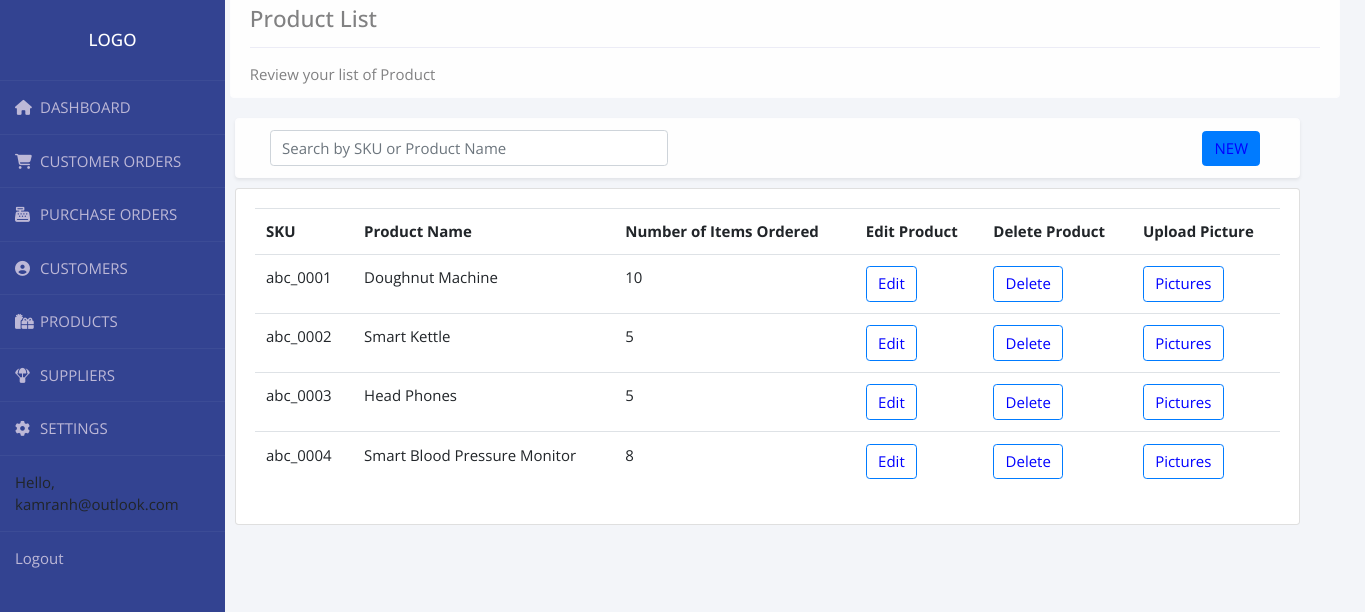
Page /product_list/ (signed in) on the earlier database version.
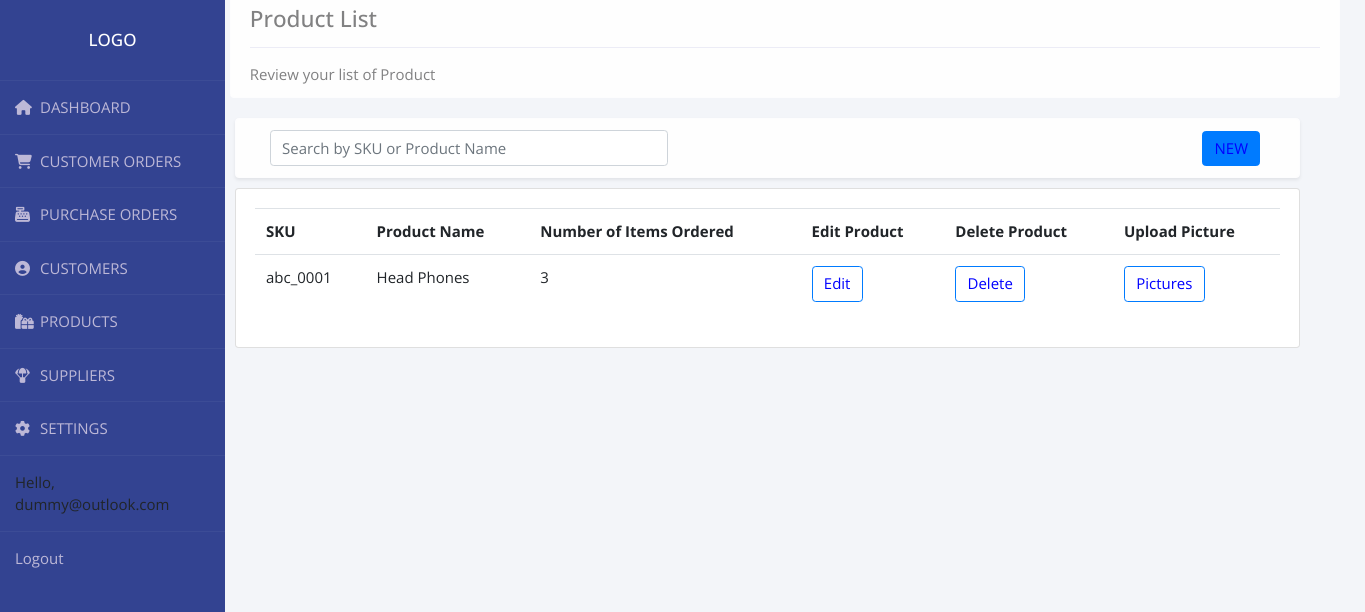
Same page on the later database version.
### accounts/models.py (models this page shows, shortened)
class User(AbstractBaseUser):
    email = models.EmailField(max_length=255, unique=True)
    active = models.BooleanField(default=True)
    staff = models.BooleanField(default=False)
    admin = models.BooleanField(default=False)
    USERNAME_FIELD = 'email'
    REQUIRED_FIELDS = []
    objects = UserManager()
    def __str__(self):
        return self.email
    @property
    def is_active(self):
        return self.active

class Product(models.Model):
    CATEGORY = (
        ('Sports', 'Sports'),
        ('Fashion', 'Fashion'),
        ('Toys', 'Toys'),
        ('Electronics', 'Electronics'),
        ('Kitchen', 'Kitchen'),
        ('Jewellery', 'Jewellery'),
    )
    name = models.CharField(max_length=200, null=True)
    category = models.CharField(max_length=200, null=True, choices=CATEGORY)
    description = models.CharField(max_length=200, null=True, blank=True)
    r_price = models.FloatField(null=True)
    d_price = models.FloatField(null=True, blank=True, default='')
    start_date = models.DateField(null=True, blank=True, default='')
    end_date = models.DateField(null=True, blank=True, default='')
    tags = models.ManyToManyField(Tag)
    stock = models.IntegerField(null=True)
    min_stock = models.IntegerField(null=True)
    is_active = models.BooleanField(default=False)
    product_sku = models.CharField(max_length=200, null=True)

### accounts/views.py (the view)
# urls.py: path('product_list/', views.product_list, name="product_list"),
@login_required(login_url='login')
def product_list(request):
    product_list = Product.objects.annotate(
        norders=Sum('order__order_required')).order_by('product_sku')
    myFilter2 = ProductListFilter(request.GET, queryset=product_list)
    product_list = myFilter2.qs
    context = {'product_list': product_list, 'myFilter2': myFilter2}
    return render(request, 'accounts/product_list.html', context)

### accounts/templates/accounts/product_list.html (shortened to what this page needs)
{%  extends 'accounts/main.html' %}
{% load crispy_forms_tags %}
{% block content %}
<div class="row">
	<div class="col-xs-30 col-md-20">
		<div class="container fluid-lg-right" style="margin-top: -2rem;width: 4000px; padding-left:-20rem">
			<div class=" alert alert-light " role="alert">
				<h4 class="alert-heading">Product List</h4>
				<hr>
				<p class="mb-0">Review your list of Product</p>
			</div>
		</div>
	</div>
</div>
<div class='row'>
	<div class="col-xs-30 col-md-17">
		<div class="container fluid-lg-right" style="padding:20px; margin-top: -1rem;width: 1105px">
			<div class="alert alert-light shadow-sm">
				<form class="form-inline" method="GET">
					<div class="form-group col-md-5 mb-0">
						{{myFilter2.form.q1| as_crispy_field}}
				</form>
			</div>
			<div style="float: right;margin-top: -3rem; padding: 10px 20px ; border-radius: 50px ;">
				<a class="btn btn-primary" href="{% url 'new_product_profile' %}" role="button">NEW</a>
			</div>
		</div>
	</div>
</div>
</div>
</div>
<div class="row">
	<div class="col-xs-30 col-md-17">
		<div class="container float-sm-left" style="padding:20px;margin-top: -3rem;width: 1105px">
			<div class="card card-body">
				<table class="table">
					<tr>
						<th>SKU</th>
						<th>Product Name</th>
						<th>Number of Items Ordered</th>
						<th>Edit Product</th>
						<th>Delete Product</th>
						<th>Upload Picture</th>
					</tr>
					{% for i in product_list %}
					<tr>
						<td>{{i.product_sku}}</td>
						<td>{{i.name}} </td>
						<td>{{i.norders}}</td>
						<td><a class="btn btn-outline-primary" name="edit_product"
								href="{% url 'edit_product_profile' i.id %}">Edit</a>
						</td>
						<td><a class="btn btn-outline-primary" href="{% url 'delete_product_profile' i.id %}">Delete</a>
						</td>
						<td><a class="btn btn-outline-primary" href="{% url 'product_picture' i.id %}">Pictures</a>
						</td>
					</tr>
					{% endfor %}
				</table>
			</div>
		</div>
	</div>
</div>
{% endblock content %}

### accounts/templates/accounts/main.html (shortened to what this page needs)
{% load static %}
<!DOCTYPE html>
<html>
<head>
	<link rel="stylesheet" href="https://stackpath.bootstrapcdn.com/bootstrap/4.3.1/css/bootstrap.min.css"
>
	<link rel="stylesheet" type="text/css" href="{% static '/css/main.css' %}">
</head>
<body>
	{%  include 'accounts/navbar.html' %}
	<div id="main-container">
		<div class="container-fixed">
			{% block content %}
			{% endblock %}
</body>
</html>

### accounts/templates/accounts/navbar.html (shortened to what this page needs)
{% load static %}
  <nav class="nav flex-column float-left">
    <div class="wrapper">
      <div class="sidebar">
        <h2>Logo</h2>
        <ul>
          <li>
            <a href="{% url 'home' %}"><i class="fas fa-home"></i>DASHBOARD</a>
          </li>
          <li>
            <a href="{% url 'customer_order_list' %}"><i class="fas fa-shopping-cart"></i>CUSTOMER ORDERS</a>
          </li>
          <li>
            <a href=""><i class="fas fa-cash-register"></i>PURCHASE ORDERS</a>
          </li>
          <li>
            <a href="{% url 'customer_list' %}"><i class="fas fa-user-circle"></i>CUSTOMERS</a>
          </li>
          <li>
            <a href="{% url 'product_list' %}"><i class="fas fa-gifts"></i>PRODUCTS</a>
          </li>
          <li>
            <a href=""><i class="fas fa-parachute-box"></i>SUPPLIERS</a>
          </li>
          <li>
            <a href=""><i class="fas fa-cog"></i>SETTINGS</a>
          </li>
          <li>
            <span class="hello-msg">Hello, {{request.user}}</span>
          </li>
          <li>
            <span><a class="hello-msg" href="{% url 'logout' %}">Logout</a></span>
          </li>
        </ul>
      </div>
    </div>
  </nav>

### static/css/main.css (style rules this page uses)
body { background-color: #94d8f7; width: 100%; margin:auto; height:auto; display:block; }
#main-container { padding-left:230px }

### accounts/templates/accounts/navbar.html (style rules this page uses)
* { margin:0; padding:0; box-sizing: border-box; list-style: none; text-decoration: none; font-family: 'Open Sans', sans-serif; font-size: 15px; }
h2 { font-size: 17px; }
body { background: #f3f5f9; }
.wrapper { display:flex; position: relative; }
.wrapper .sidebar { position: fixed; width: 225px; height: 100%; background: #334391; padding: 30px 0; }
.wrapper .sidebar h2 { color: #fff; text-transform: uppercase; text-align: center; margin-bottom: 30px; }
.wrapper .sidebar ul li { padding: 15px; border-bottom: 1px solid rgba(0,0,0,0,0.05); border-top: 1px solid rgba(225,225,225,0.05); }
.wrapper .sidebar ul li a { color: #bdb8d7; display: block; }
.wrapper .sidebar ul li a .fas { width: 25px; }

### accounts/templates/accounts/product_list.html (style rules this page uses)
.btn { color: blue; }

Differences in the rows shown:
removed Product: product_sku "abc_0002", name "Smart Kettle", norders "5"
removed Product: product_sku "abc_0003", name "Head Phones", norders "5"
removed Product: product_sku "abc_0004", name "Smart Blood Pressure Monitor", norders "8"
changed User: user "kamranh@outlook.com" → "dummy@outlook.com"
changed Product "abc_0001": name "Doughnut Machine" → "Head Phones"; norders "10" → "3"
